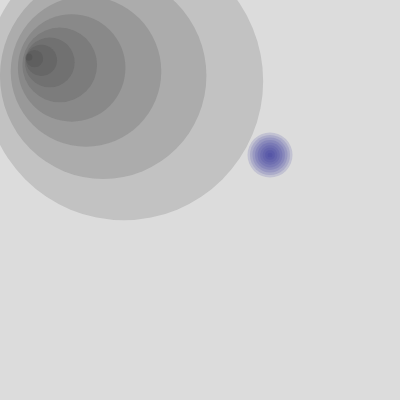
Frame 1 (no input)
Frame 60 (no input): identical to frame 1, image omitted
Frame 120 (the mouse pressed at the canvas centre since frame 60): identical to frame 1, image omitted

The p5.js sketch that drew this single still picture (run headless with seeded random() and noise() and a simulated clock; from frame 60 on, the mouse is pressed at the canvas centre):

// p5.js sketch
// ── sketch.js
function setup() {
  createCanvas(400, 400);
}

function draw() {
  background(220);
  noStroke();
  translate(0,50);

  push();
  for(let j=0; j<50; j+=5){
    fill(50,50,50,40);
    scale(1.2);
    ellipse(20,5,j);//scale is multiplied the location also
  }
  pop();
  
  //purple-circles-no-scale
  translate(250,100);
  for(let k=0; k<50; k+=5){
    fill(50,50,150,40);
    ellipse(20,5,k);
  }


}
